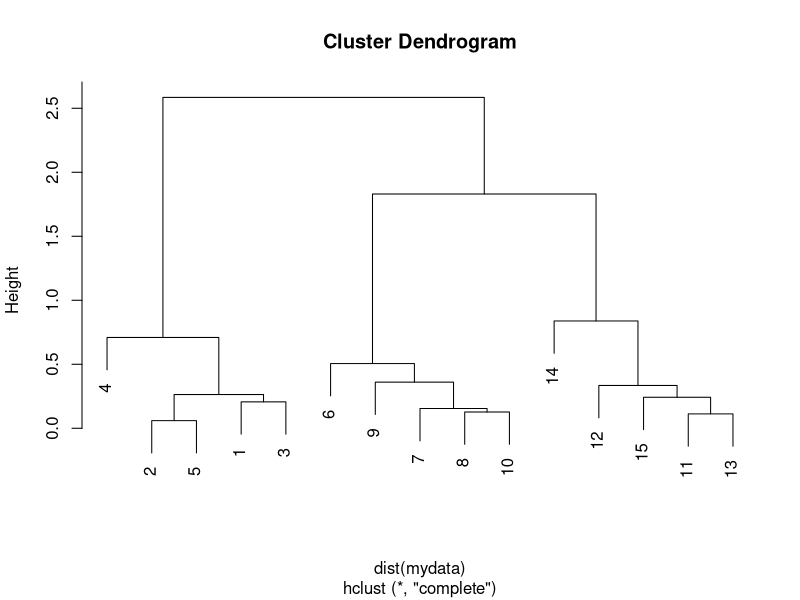
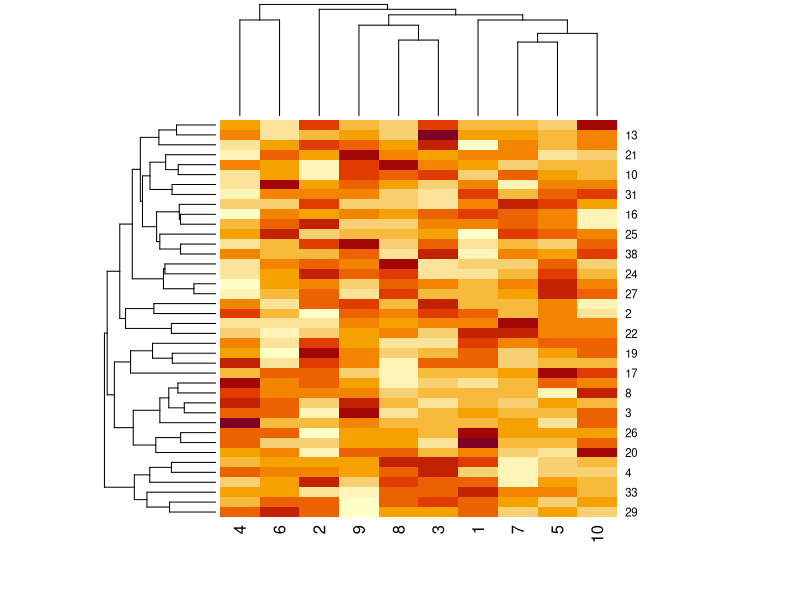

Reproduce these figures in R, in order.
## ---- chunk 1
set.seed(1909)
x <- rnorm(15, mean = rep(1:3, each = 5), sd = 0.2)
y <- rnorm(15, mean = rep(c(1, 2), each = 5), sd = 0.2)
mydata <- data.frame(x, y)
modelo.hc = hclust(dist(mydata))
## ---- chunk 2
plot(modelo.hc)
## ---- chunk 3
set.seed(12345)
dadosHM = matrix(rnorm(400), nrow = 40)
heatmap(dadosHM)
